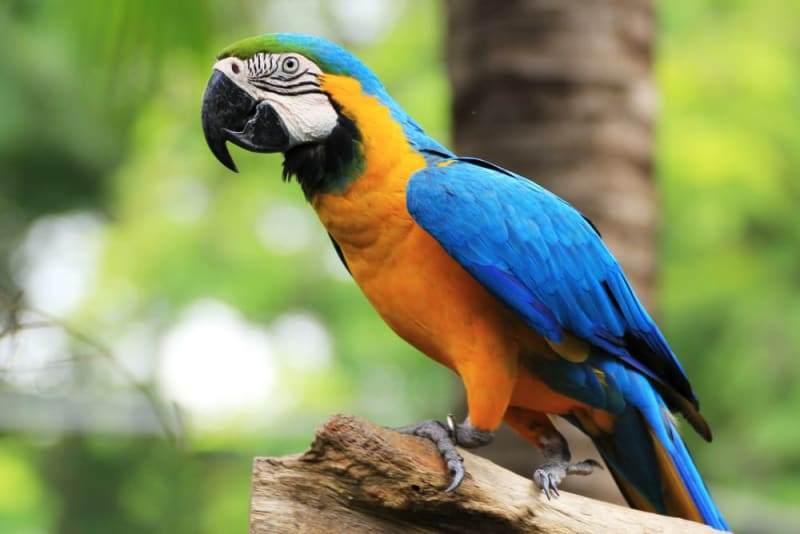
#> input picture data/boid.jpeg, 800 x 534 px
$ python main.py
#> lines starting #> are read from the running program, lines starting #| are printed output that depends on the picture
#colorspaces

import os

import cv2


img = cv2.imread(os.path.join('.', 'data', 'boid.jpeg'))#this is read into a BGR colorspace
#> img is the input picture: shape (534, 800, 3); mean B, G, R 98.7, 144.9, 132.6

img_rgb = cv2.cvtColor(img, cv2.COLOR_BGR2RGB)
img_gray = cv2.cvtColor(img, cv2.COLOR_BGR2GRAY)
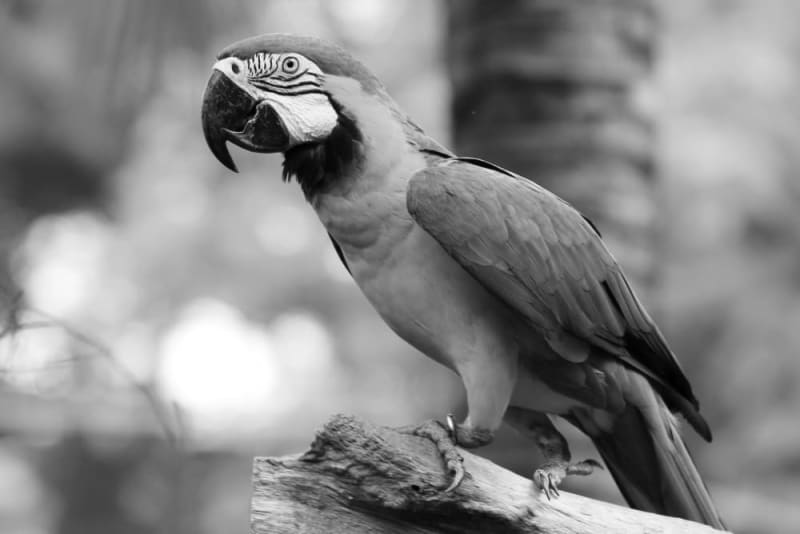
#> img_gray: shape (534, 800); min 0, max 255, mean 136
img_hsv = cv2.cvtColor(img, cv2.COLOR_BGR2HSV)
#> img_hsv: shape (534, 800, 3); mean H, S, V 42.2, 118.9, 160


cv2.imshow('img', img)
cv2.imshow('img_rgb', img_rgb)
cv2.imshow('img_gray', img_gray)
cv2.imshow('img_hsv', img_hsv)
cv2.waitKey(0)
